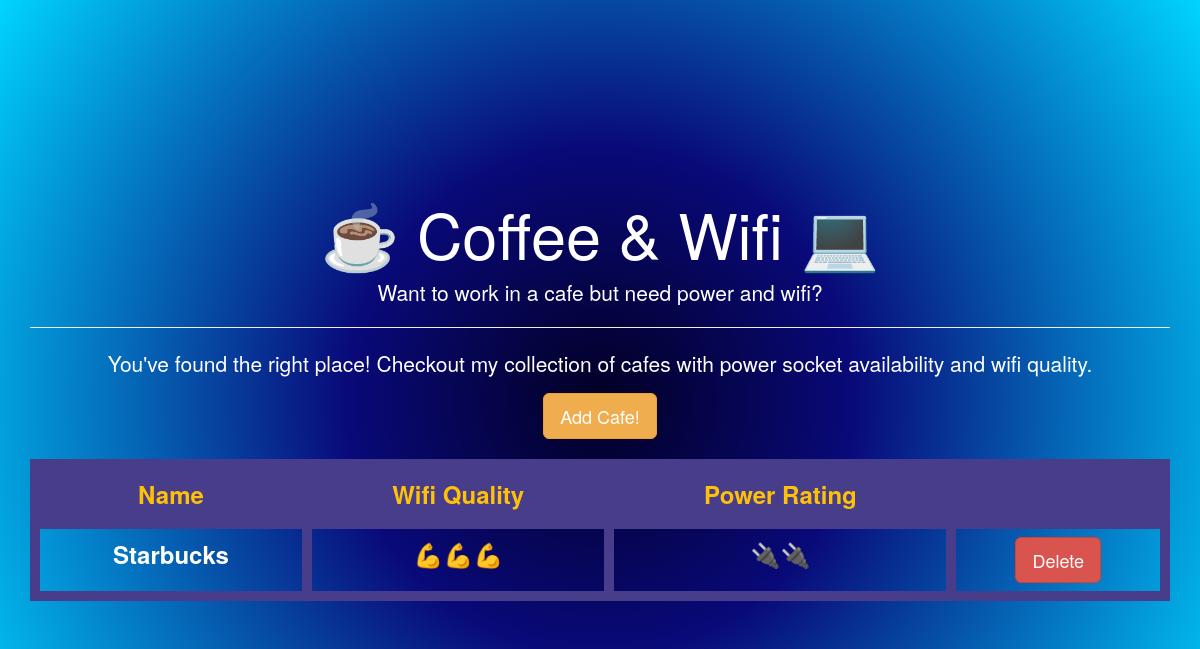
Before: / with the older database file.
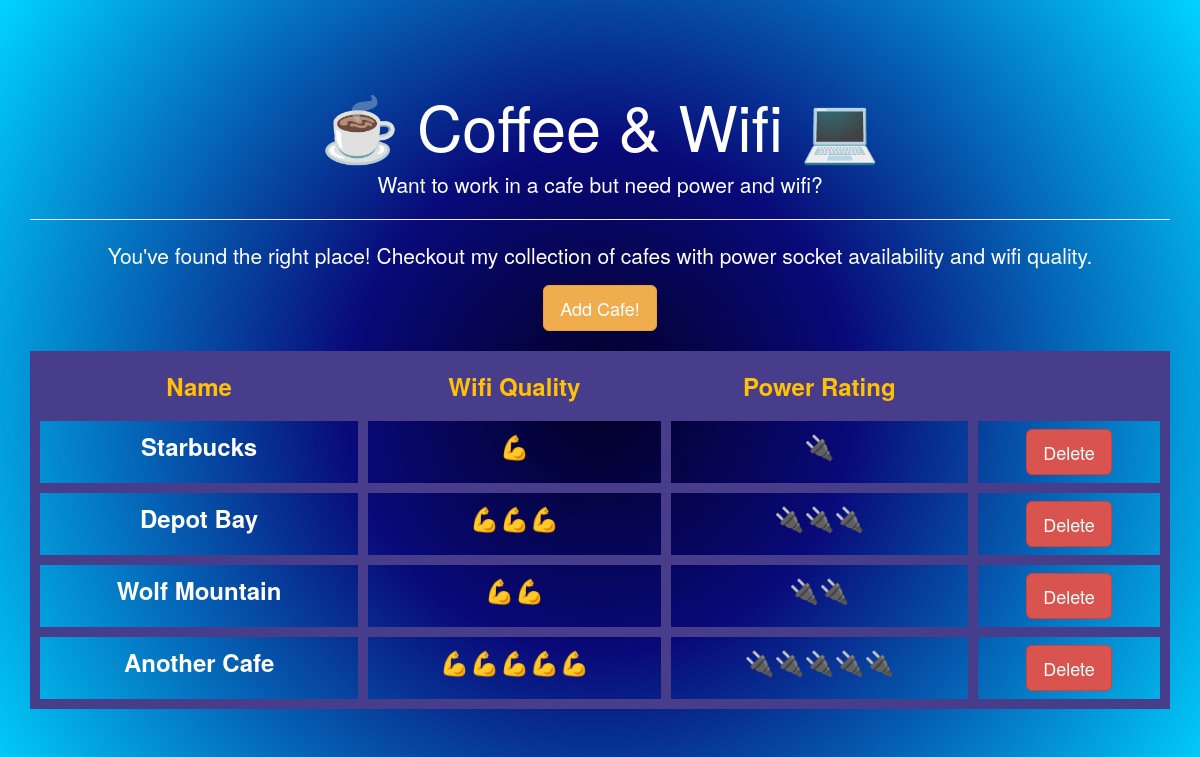
After: the same page with the newer database file.
### app/models/hotspot.py (models this page shows, shortened)
class Hotspot(db.Model):
    id = db.Column(db.Integer, primary_key=True)
    name = db.Column(db.String(64), index=True, unique=True)
    wifi_quality = db.Column(db.String(64), index=True, unique=True)
    power_rating = db.Column(db.String(64), index=True, unique=True)

### app/views.py (the view)
@app.route('/')
def index():
    hotspots = Hotspot.query.all()
    return render_template('index.html', hotspots=hotspots)

### app/templates/index.html (shortened to what this page needs)
{% extends 'bootstrap/base.html' %}
{% block head %}
    {{ super() }}
    <link rel="stylesheet"
          href="{{ url_for('.static', filename='/css/styles.css') }}">
{% endblock %}
{% block content %}
    <div class="jumbotron text-center">
        <div class="container">
            <h1 class="display-4">☕️ Coffee & Wifi 💻</h1>
            <p class="lead">Want to work in a cafe but need power and wifi?</p>
            <hr class="my-4">
            <p>You've found the right place! Checkout my collection of cafes with power socket availability and
                wifi quality.</p>
            <table class="table table-bordered" style="font-size: 24px;">
                <thead class="thead-dark">
                <tr>
                    <th scope="col">Name</th>
                    <th scope="col">Wifi Quality</th>
                    <th scope="col">Power Rating</th>
                    <th scope="col"></th>
                </tr>
                </thead>
                <tbody>
                {% for item in hotspots %}
                    <tr>
                        <td>{{ item.name }}</td>
                        <td>{{ item.wifi_quality }}</td>
                        <td>{{ item.power_rating }}</td>
                        <td>
                            <form action="{{ url_for('delete', hotspot_id=item.id) }}" method="POST">
                                <button class="btn btn-danger btn-lg" type="submit">Delete</button>
                            </form>
                        </td>
                    </tr>
                {% endfor %}
                <div class="container">
                    <a class="btn btn-warning btn-lg" href="{{ url_for('add') }}" role="button">Add Cafe!</a>
                </div>
                <br>
                </tbody>
{% endblock %}

### app/static/css/styles.css (style rules this page uses)
body { background: rgb(2, 0, 36); background: radial-gradient(circle, rgba(2, 0, 36, 1) 0%, rgba(9, 9, 121, 1) 35%, rgba(0, 212, 255, 1) 100%); color: white; }
a { color: #ffc107; }
.jumbotron { display: flex; align-items: center; margin: 0; height: 100vh; color: white; font-weight: bold; background: rgb(2, 0, 36); background: radial-gradient(circle, rgba(2, 0, 36, 1) 0%, rgba(9, 9, 121, 1) 35%, rgba(0, 212, 255, 1) 100%);; }
th { color: #ffc107; background-color: darkslateblue; text-align: center; }
table, td, th { border: 10px solid darkslateblue !important; }

Changed rows visible on the page:
changed Hotspot "Starbucks": wifi_quality "💪💪💪" → "💪"; power_rating "🔌🔌" → "🔌"
added Hotspot: name "Depot Bay", wifi_quality "💪💪💪", power_rating "🔌🔌🔌"
added Hotspot: name "Wolf Mountain", wifi_quality "💪💪", power_rating "🔌🔌"
added Hotspot: name "Another Cafe", wifi_quality "💪💪💪💪💪", power_rating "🔌🔌🔌🔌🔌"
